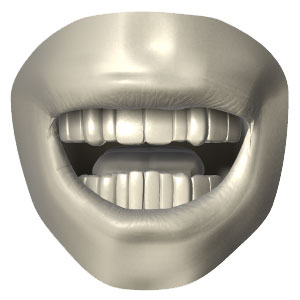
#> input picture Mouths/blair_a_i.jpg, 300 x 300 px, found by its file name; its folder holds 5 pictures in this run
$ python phonemes.py   (Python 2 division)
#> lines starting #> are read from the running program, lines starting #| are printed output that depends on the picture
import cv2
import numpy as np
import os
import time
import sys
import nltk

"""
Phoneme Example Translation    Phoneme Example Translation
------- ------- -----------    ------- ------- -----------
AA      odd     AA D           AE      at      AE T
AH      hut     HH AH T        AO      ought   AO T
AW      cow     K AW           AY      hide    HH AY D
B       be      B IY           CH      cheese  CH IY Z
D       dee     D IY           DH      thee    DH IY
EH      Ed      EH D           ER      hurt    HH ER T
EY      ate     EY T           F       fee     F IY
G       green   G R IY N       HH      he      HH IY
IH      it      IH T           IY      eat     IY T
JH      gee     JH IY          K       key     K IY
L       lee     L IY           M       me      M IY
N       knee    N IY           NG      ping    P IH NG
OW      oat     OW T           OY      toy     T OY
P       pee     P IY           R       read    R IY D
S       sea     S IY           SH      she     SH IY
T       tea     T IY           TH      theta   TH EY T AH
UH      hood    HH UH D        UW      two     T UW
V       vee     V IY           W       we      W IY
Y       yield   Y IY L D       Z       zee     Z IY
ZH      seizure S IY ZH ER

Files:
blair_a_i.jpg
blair_c_d_g_k_n_r_s_th_y_z.jpg
blair_e.jpg
blair_f_v_d_th.jpg
blair_l_d_th.jpg
blair_m_b_p.jpg
blair_o.jpg
blair_rest.jpg
blair_u.jpg
blair_w_q.jpg

Cross use:
AA      blair_o.jpg
AH      blair_c_d_g_k_n_r_s_th_y_z.jpg
AW      blair_c_d_g_k_n_r_s_th_y_z.jpg
B       blair_m_b_p.jpg
D       blair_c_d_g_k_n_r_s_th_y_z.jpg
EH      blair_e.jpg
EY      blair_a_i.jpg
G       blair_c_d_g_k_n_r_s_th_y_z.jpg
IH      blair_a_i.jpg
JH      blair_c_d_g_k_n_r_s_th_y_z.jpg
L       blair_l_d_th.jpg
N       blair_c_d_g_k_n_r_s_th_y_z.jpg
OW      blair_o.jpg
P       blair_m_b_p.jpg
S       blair_c_d_g_k_n_r_s_th_y_z.jpg
T       blair_l_d_th.jpg
UH      blair_c_d_g_k_n_r_s_th_y_z.jpg
V       blair_f_v_d_th.jpg
Y       blair_c_d_g_k_n_r_s_th_y_z.jpg
ZH      blair_c_d_g_k_n_r_s_th_y_z.jpg
AE      blair_a_i.jpg
AO      blair_o.jpg
AY      blair_a_i.jpg
CH      blair_c_d_g_k_n_r_s_th_y_z.jpg
DH      blair_c_d_g_k_n_r_s_th_y_z.jpg
ER      blair_u.jpg
F       blair_f_v_d_th.jpg
HH      blair_c_d_g_k_n_r_s_th_y_z.jpg
IY      blair_e.jpg
K       blair_c_d_g_k_n_r_s_th_y_z.jpg
M       blair_m_b_p.jpg
NG      blair_c_d_g_k_n_r_s_th_y_z.jpg
OY      blair_a_i.jpg
R       blair_c_d_g_k_n_r_s_th_y_z.jpg
SH      blair_c_d_g_k_n_r_s_th_y_z.jpg
TH      blair_f_v_d_th.jpg
UW      blair_u.jpg
W       blair_w_q.jpg
Z       blair_c_d_g_k_n_r_s_th_y_z.jpg
"""

## Importing all the mouth images
mouths = {}
for i in os.listdir("./mouths"):
    if i.endswith(".jpg"):
        print i
        img = cv2.imread("./mouths" + "/" + i, 0)
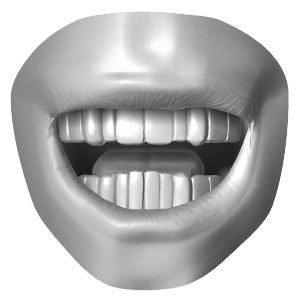
#> img: shape (300, 300); min 21, max 255, mean 186
        mouths["" + i] = img
        continue
#> pass 2 of the loop `for i in os.listdir("./mouths"):`:
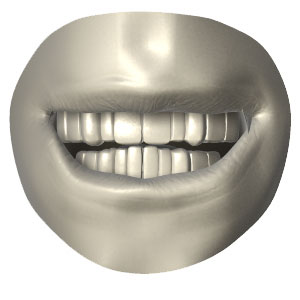
#> input picture Mouths/blair_c_d_g_k_n_r_s_th_y_z.jpg, 300 x 300 px, found by its file name
#> `img = cv2.imread("./mouths" + "/" + i, 0)`:
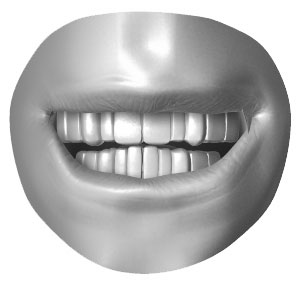
#> img: shape (300, 300); min 27, max 255, mean 190.8
#print mouths

#Creating the Dictionary between phonemes and mouths
PhonemeToMouth={'AA':'blair_o.jpg',
'AH':'blair_c_d_g_k_n_r_s_th_y_z.jpg',
'AW':'blair_c_d_g_k_n_r_s_th_y_z.jpg',
'AE':'blair_a_i.jpg',
'AO':'blair_o.jpg',
'AY':'blair_a_i.jpg',
'B':'blair_m_b_p.jpg',
'CH':'blair_c_d_g_k_n_r_s_th_y_z.jpg',
'DH':'blair_c_d_g_k_n_r_s_th_y_z.jpg',
'D':'blair_c_d_g_k_n_r_s_th_y_z.jpg',
'EH':'blair_e.jpg',
'EY':'blair_a_i.jpg',
'ER':'blair_u.jpg',
'F':'blair_f_v_d_th.jpg',
'G':'blair_c_d_g_k_n_r_s_th_y_z.jpg',
'HH':'blair_c_d_g_k_n_r_s_th_y_z.jpg',
'IY':'blair_e.jpg',
'IH':'blair_a_i.jpg',
'JH':'blair_c_d_g_k_n_r_s_th_y_z.jpg',
'K':'blair_c_d_g_k_n_r_s_th_y_z.jpg',
'L':'blair_l_d_th.jpg',
'M':'blair_m_b_p.jpg',
'NG':'blair_c_d_g_k_n_r_s_th_y_z.jpg',
'N':'blair_c_d_g_k_n_r_s_th_y_z.jpg',
'OY':'blair_a_i.jpg',
'OW':'blair_o.jpg',
'P':'blair_m_b_p.jpg',
'T':'blair_l_d_th.jpg',
'R':'blair_c_d_g_k_n_r_s_th_y_z.jpg',
'SH':'blair_c_d_g_k_n_r_s_th_y_z.jpg',
'S':'blair_c_d_g_k_n_r_s_th_y_z.jpg',
'TH':'blair_f_v_d_th.jpg',
'UH':'blair_c_d_g_k_n_r_s_th_y_z.jpg',
'UW':'blair_u.jpg',
'W':'blair_w_q.jpg',
'V':'blair_f_v_d_th.jpg',
'Y':'blair_c_d_g_k_n_r_s_th_y_z.jpg',
'ZH':'blair_c_d_g_k_n_r_s_th_y_z.jpg',
'Z':'blair_c_d_g_k_n_r_s_th_y_z.jpg'}

#
# actualImg = mouths.itervalues().next()
#
# ## Ploting them as an animation
# for key,value in mouths.items():
#     ### Fast mouth showing
#     cv2.imshow('window', value)
#     cv2.waitKey(1)
#     time.sleep(0.2)
